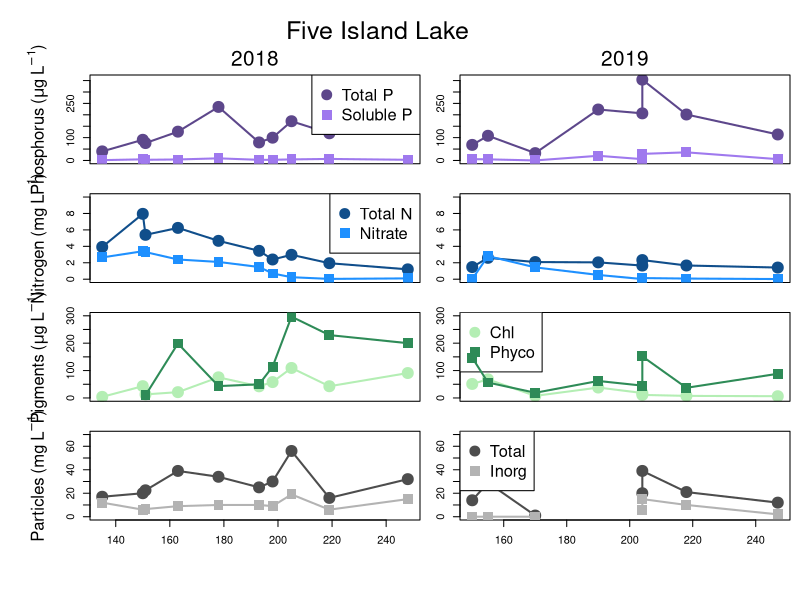
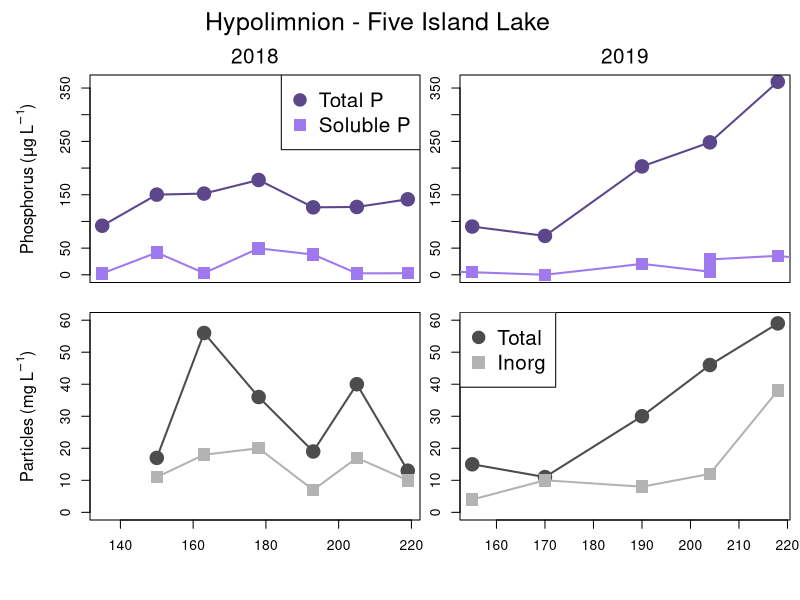
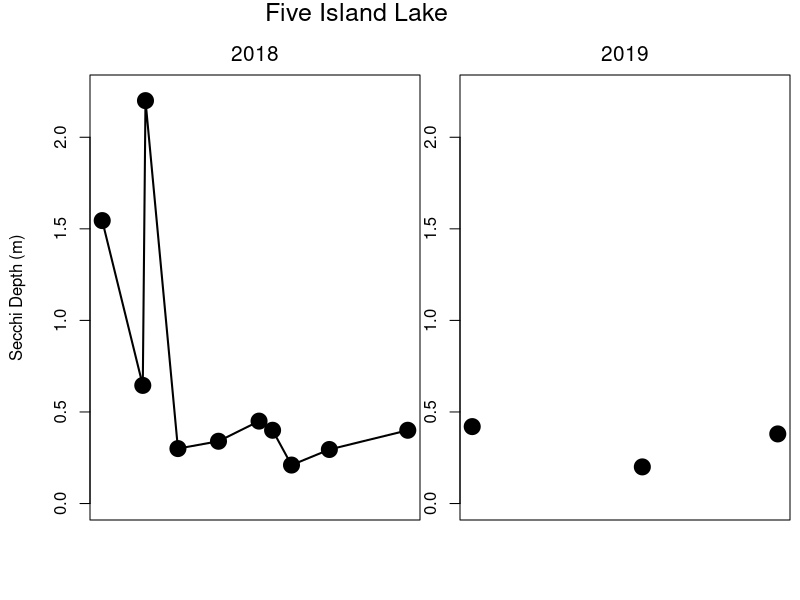

These charts were generated, in order, by the following R code:
setwd("C:/Users/wilkinso/Box Sync/Carp Removal & Phosphorus Project/Synoptic Sampling/Water Quality Data")

c19 = read.csv("P19_WQ_2019.csv")
c18 = read.csv("P18_WQ_2018.csv")


windows(height=8, width=6)
par(mfrow=c(4,2), omi=c(0.5,0.5,0.75,0.1), mai=c(0.3,0.4,0,0))

#Total P
plot(c18[c18$LakeID==36 & c18$Depth=="Epi", "DOY"], c18[c18$LakeID==36 & c18$Depth=="Epi", "TP_ugL"], 
     type="o", pch=19, col="mediumpurple4", ylim=c(0,360), cex=2, lwd=2, xaxt="n")
mtext(side=3, line=2.5, "                                   Five Island Lake", cex=1.5)
mtext(side=3, line=0.5, "2018", cex=1.25); mtext(side=2, line=3, expression(Phosphorus~"("*mu*g~L^-1*")"))
legend("topright", legend=c("Total P", "Soluble P"), pch=c(19,15), pt.cex=2, col=c("mediumpurple4", "mediumpurple2"), cex=1.5)
points(c18[c18$LakeID==36 & c18$Depth=="Epi", "DOY"], c18[c18$LakeID==36 & c18$Depth=="Epi", "SRP_ugL"], 
       type="o", pch=15, col="mediumpurple2", cex=2, lwd=2)
plot(c19[c19$LakeNumber==36 & c19$Depth=="Epi", "DOY"], c19[c19$LakeNumber==36 & c19$Depth=="Epi", "TP_ugL"], 
     type="o", pch=19, col="mediumpurple4", ylim=c(0,360), cex=2, lwd=2, xaxt="n")
mtext(side=3, line=0.5, "2019", cex=1.25)
points(c19[c19$LakeNumber==36 & c19$Depth=="Epi", "DOY"], c19[c19$LakeNumber==36 & c19$Depth=="Epi", "SRP_ugL"], 
       type="o", pch=15, col="mediumpurple2", cex=2, lwd=2)


#Total N and Nitrate
plot(c18[c18$LakeID==36 & c18$Depth=="Epi", "DOY"], c18[c18$LakeID==36 & c18$Depth=="Epi", "TN_mgL"], 
     type="o", pch=19, col="dodgerblue4", ylim=c(0,10), cex=2, lwd=2, xaxt="n")
mtext(side=2, line=3, expression(Nitrogen~"("*mg~L^-1*")"))
legend("topright", legend=c("Total N", "Nitrate"), pch=c(19,15), pt.cex=2, col=c("dodgerblue4", "dodgerblue1"), cex=1.5)
points(c18[c18$LakeID==36 & c18$Depth=="Epi", "DOY"], c18[c18$LakeID==36 & c18$Depth=="Epi", "Nitrate_mgL"], 
       type="o", pch=15, col="dodgerblue1",  cex=2, lwd=2)
plot(c19[c19$LakeNumber==36 & c19$Depth=="Epi", "DOY"], c19[c19$LakeNumber==36 & c19$Depth=="Epi", "TN_mgL"], 
     type="o", pch=19, col="dodgerblue4", ylim=c(0,10), cex=2, lwd=2, xaxt="n")
points(c19[c19$LakeNumber==36 & c19$Depth=="Epi", "DOY"], c19[c19$LakeNumber==36 & c19$Depth=="Epi", "Nitrate_mgL"], 
       type="o", pch=15, col="dodgerblue1", cex=2, lwd=2)


#Pigments
plot(c18[c18$LakeID==36 & c18$Depth=="Epi", "DOY"], c18[c18$LakeID==36 & c18$Depth=="Epi", "Chla_ugL"], 
     type="o", pch=19, col="darkseagreen2", ylim=c(0,300), cex=2, lwd=2, xaxt="n")
mtext(side=2, line=3, expression(Pigments~"("*mu*g~L^-1*")"))
points(c18[c18$LakeID==36 & c18$Depth=="Epi", "DOY"], c18[c18$LakeID==36 & c18$Depth=="Epi", "Phyco_ugL"], 
       type="o", pch=15, col="seagreen4", cex=2, lwd=2)
plot(c19[c19$LakeNumber==36 & c19$Depth=="Epi", "DOY"], c19[c19$LakeNumber==36 & c19$Depth=="Epi", "Chl_ugL"], 
     type="o", pch=19, col="darkseagreen2", ylim=c(0,300), cex=2, lwd=2, xaxt="n")
legend("topleft", legend=c("Chl", "Phyco"), pch=c(19,15), pt.cex=2, col=c("darkseagreen2", "seagreen4"), cex=1.5)
points(c19[c19$LakeNumber==36 & c19$Depth=="Epi", "DOY"], c19[c19$LakeNumber==36 & c19$Depth=="Epi", "Phyco_ugL"], 
       type="o", pch=15, col="seagreen4", cex=2, lwd=2)


#TSS and ISS
plot(c18[c18$LakeID==36 & c18$Depth=="Epi", "DOY"], c18[c18$LakeID==36 & c18$Depth=="Epi", "TSS_mgL"], 
     type="o", pch=19, col="gray30", ylim=c(0,70), cex=2, lwd=2)
mtext(side=2, line=3, expression(Particles~"("*mg~L^-1*")"))
points(c18[c18$LakeID==36 & c18$Depth=="Epi", "DOY"], c18[c18$LakeID==36 & c18$Depth=="Epi", "ISS_mgL"], 
       type="o", pch=15, col="gray70", cex=2, lwd=2)
plot(c19[c19$LakeNumber==36 & c19$Depth=="Epi", "DOY"], c19[c19$LakeNumber==36 & c19$Depth=="Epi", "TSS_mgL"], 
     type="o", pch=19, col="gray30", ylim=c(0,70), cex=2, lwd=2)
points(c19[c19$LakeNumber==36 & c19$Depth=="Epi", "DOY"], c19[c19$LakeNumber==36 & c19$Depth=="Epi", "ISS_mgL"], 
       type="o", pch=15, col="gray70", cex=2, lwd=2)
legend("topleft", legend=c("Total", "Inorg"), pch=c(19,15), pt.cex=2, col=c("gray30", "gray70"), cex=1.5)


#HYPOLIMNION
windows(height=6, width=6)
par(mfrow=c(2,2), omi=c(0.5,0.5,0.75,0.1), mai=c(0.3,0.4,0,0))
#Total P
plot(c18[c18$LakeID==36 & c18$Depth=="Hypo", "DOY"], c18[c18$LakeID==36 & c18$Depth=="Hypo", "TP_ugL"], 
     type="o", pch=19, col="mediumpurple4", ylim=c(0,360), cex=2, lwd=2, xaxt="n")
mtext(side=3, line=2.5, "                                   Hypolimnion - Five Island Lake", cex=1.5)
mtext(side=3, line=0.5, "2018", cex=1.25); mtext(side=2, line=3, expression(Phosphorus~"("*mu*g~L^-1*")"))
points(c18[c18$LakeID==36 & c18$Depth=="Hypo", "DOY"], c18[c18$LakeID==36 & c18$Depth=="Hypo", "SRP_ugL"], 
       type="o", pch=15, col="mediumpurple2", cex=2, lwd=2)
legend("topright", legend=c("Total P", "Soluble P"), pch=c(19,15), pt.cex=2, col=c("mediumpurple4", "mediumpurple2"), cex=1.5)
plot(c19[c19$LakeNumber==36 & c19$Depth=="Hypo", "DOY"], c19[c19$LakeNumber==36 & c19$Depth=="Hypo", "TP_ugL"], 
     type="o", pch=19, col="mediumpurple4", ylim=c(0,360), cex=2, lwd=2, xaxt="n")
mtext(side=3, line=0.5, "2019", cex=1.25)
points(c19[c19$LakeNumber==36 & c19$Depth=="Epi", "DOY"], c19[c19$LakeNumber==36 & c19$Depth=="Epi", "SRP_ugL"], 
       type="o", pch=15, col="mediumpurple2", cex=2, lwd=2)


#TSS and ISS
plot(c18[c18$LakeID==36 & c18$Depth=="Hypo", "DOY"], c18[c18$LakeID==36 & c18$Depth=="Hypo", "TSS_mgL"], 
     type="o", pch=19, col="gray30", ylim=c(0,60), cex=2, lwd=2)
mtext(side=2, line=3, expression(Particles~"("*mg~L^-1*")"))
points(c18[c18$LakeID==36 & c18$Depth=="Hypo", "DOY"], c18[c18$LakeID==36 & c18$Depth=="Hypo", "ISS_mgL"], 
       type="o", pch=15, col="gray70", cex=2, lwd=2)
plot(c19[c19$LakeNumber==36 & c19$Depth=="Hypo", "DOY"], c19[c19$LakeNumber==36 & c19$Depth=="Hypo", "TSS_mgL"], 
     type="o", pch=19, col="gray30", ylim=c(0,60), cex=2, lwd=2)
points(c19[c19$LakeNumber==36 & c19$Depth=="Hypo", "DOY"], c19[c19$LakeNumber==36 & c19$Depth=="Hypo", "ISS_mgL"], 
       type="o", pch=15, col="gray70", cex=2, lwd=2)
legend("topleft", legend=c("Total", "Inorg"), pch=c(19,15), pt.cex=2, col=c("gray30", "gray70"), cex=1.5)


# SECCHI DATA
windows(height=3.5, width=6)
par(mfrow=c(1,2), omi=c(0.5,0.5,0.75,0.1), mai=c(0.3,0.4,0,0))
plot(c18[c18$LakeID==36 & c18$Depth=="Epi", "DOY"], c18[c18$LakeID==36 & c18$Depth=="Epi", "Secchi_m"], 
     type="o", pch=19, col="black", ylim=c(0,2.25), cex=2, lwd=2, xaxt="n")
mtext(side=3, line=2.5, "                             Five Island Lake", cex=1.5)
mtext(side=3, line=0.5, "2018", cex=1.25); mtext(side=2, line=3, expression(Secchi~Depth~"("*m*")"))

plot(c19[c19$LakeNumber==36 & c19$Depth=="Epi", "DOY"], c19[c19$LakeNumber==36 & c19$Depth=="Epi", "Secchi_m"], 
     type="o", pch=19, col="black", ylim=c(0,2.25), cex=2, lwd=2, xaxt="n")
mtext(side=3, line=0.5, "2019", cex=1.25)
